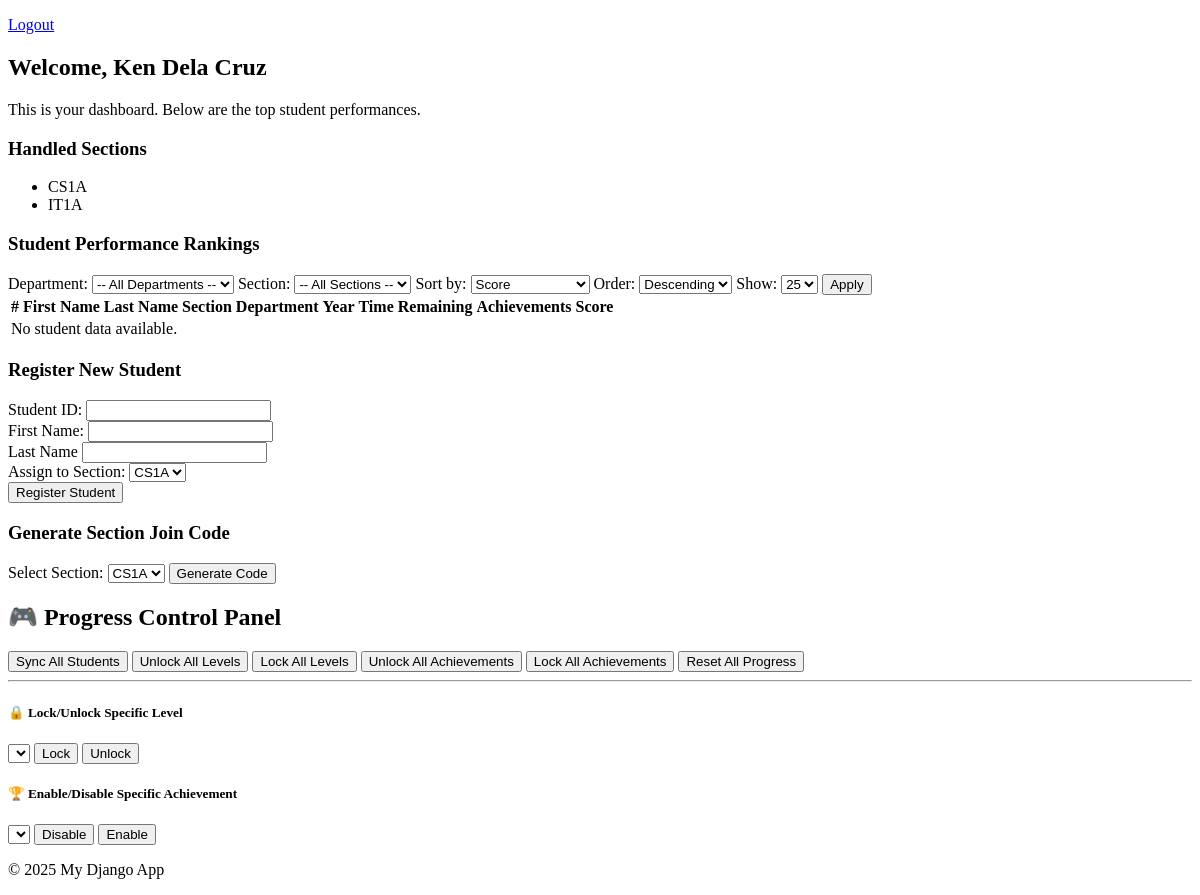
Before: /teacher/dashboard/ (signed in) with the older database file.
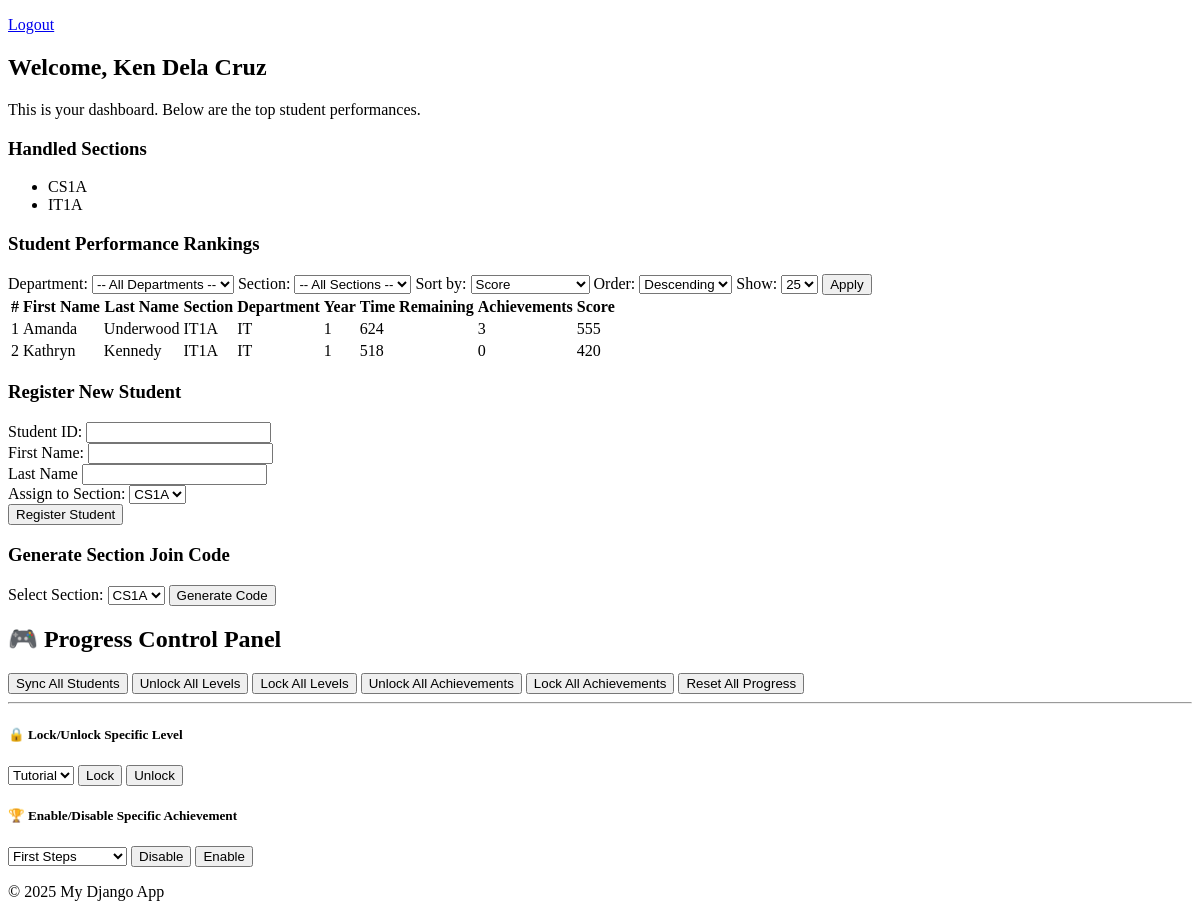
After: the same page with the newer database file.
### StudentManagementSystem/models/teachers.py (models this page shows, shortened)
class Teacher(models.Model):
    teacher_id = models.CharField(max_length=50, unique=True)
    first_name = models.CharField(max_length=150)
    last_name = models.CharField(max_length=150)
    date_of_birth = models.DateField(null=True, blank=True)
    password = models.CharField(max_length=128)  # store hashed passwords ideally
    role = models.CharField(
        max_length=20,
        choices=Role.choices,
        default=Role.TEACHER  # Default to 'Teacher' role
    )

class HandledSection(models.Model):
    teacher = models.ForeignKey(Teacher, on_delete=models.CASCADE, related_name='handled_sections')
    department = models.ForeignKey(Department, on_delete=models.CASCADE)
    year_level = models.ForeignKey(YearLevel, on_delete=models.CASCADE)
    section = models.ForeignKey(Section, on_delete=models.CASCADE)
    class Meta:
        unique_together = ('teacher', 'department', 'year_level', 'section')
    def __str__(self):
        return f"{self.teacher.teacher_id}: {self.department.name}{self.year_level.year}{self.section.letter}"

### StudentManagementSystem/models/department.py (models this page shows, shortened)
class Department(models.Model):
    name = models.CharField(max_length=50, unique=True)  # e.g. "CS", "IT"

### StudentManagementSystem/models/year_level.py (models this page shows, shortened)
class YearLevel(models.Model):
    year = models.PositiveSmallIntegerField(unique=True)  # e.g. 1, 2, 3, 4

### StudentManagementSystem/models/section.py (models this page shows, shortened)
class Section(models.Model):
    department = models.ForeignKey(Department, on_delete=models.CASCADE)  # Link to Department model
    year_level = models.ForeignKey(YearLevel, on_delete=models.CASCADE)  # Link to YearLevel model
    letter = models.CharField(max_length=1)  # e.g., "A", "B", "C"
    class Meta:
        unique_together = ('department', 'year_level', 'letter')  # Ensure unique combination of department, year, and section letter

### StudentManagementSystem/models/student.py (models this page shows, shortened)
class Student(models.Model):
    student_id = models.CharField(max_length=50, unique=True)  # unique username or ID
    first_name = models.CharField(max_length=150)
    last_name = models.CharField(max_length=150)
    date_of_birth = models.DateField(null=True, blank=True)
    password = models.CharField(max_length=128)  # should be hashed
    year_level = models.ForeignKey(YearLevel, on_delete=models.CASCADE, null=True, blank=True)
    section = models.ForeignKey(Section, on_delete=models.CASCADE, null=True, blank=True)
    role = models.CharField(
        max_length=20,
        choices=Role.choices,
        default=Role.STUDENT  # Default to 'Student' role
    )
    @property
    def full_section(self):
        if self.section:
            return f"{self.section.department.name}{self.section.year_level.year}{self.section.letter}"
        return "N/A"

### GameProgress/models/level_definition.py (models this page shows, shortened)
class LevelDefinition(models.Model):
    name = models.CharField(max_length=100, unique=True)
    unlocked = models.BooleanField(default=False)

### GameProgress/models/achievement_definition.py (models this page shows, shortened)
class AchievementDefinition(models.Model):
    code = models.CharField(max_length=100, unique=True)
    title = models.CharField(max_length=200)
    description = models.TextField()
    is_active = models.BooleanField(default=True)  # ✅ This is the only control you need

### StudentManagementSystem/views/teacher/dashboard_teacher.py (the view)
def teacher_dashboard(request):
    teacher_id = request.session.get('user_id')
    if not teacher_id:
        return redirect('unified_login')
    teacher = Teacher.objects.get(id=teacher_id)
    context = get_teacher_dashboard_context(teacher)
    ranking_context = get_rankings_context(request, teacher=teacher)
    context.update(ranking_context)
    return render(request, 'teacher/dashboard.html', context)

### StudentManagementSystem/templates/teacher/dashboard.html (shortened to what this page needs)
{% extends 'base.html' %}
{% block content %}
    <p><a href="{% url 'unified_logout' %}">Logout</a></p>
    {% include 'teacher/teacher_info.html' %}
    {% include 'teacher/handled_sections.html' %}
    {% include 'admin/student_ranking.html' %}
    {% include 'teacher/register_student.html' %}
    {% include 'teacher/generate_section_code.html' %}
    {% include 'teacher/progress_control.html' %}
{% endblock %}

### templates/base.html (shortened to what this page needs)
{% load static %}
<!DOCTYPE html>
<html lang="en">
<head>
</head>
<body>
    <main>
        {% block content %}{% endblock %}
    </main>
    <footer>
        <p>&copy; 2025 My Django App</p>
    </footer>
</body>
</html>

### StudentManagementSystem/templates/teacher/teacher_info.html
{% block teacher_info %}
    <h2>Welcome, {{ teacher.first_name }} {{ teacher.last_name }}</h2>
    <p>This is your dashboard. Below are the top student performances.</p>
{% endblock %}

### StudentManagementSystem/templates/teacher/handled_sections.html
{% block handled_sections %}
    <h3>Handled Sections</h3>
    <ul>
        {% for hs in handled_sections %}
            <li>{{ hs.department.name }}{{ hs.year_level.year }}{{ hs.section.letter }}</li>
        {% empty %}
            <li>No sections assigned.</li>
        {% endfor %}
    </ul>
{% endblock %}

### StudentManagementSystem/templates/admin/student_ranking.html (shortened to what this page needs)
<h3>Student Performance Rankings</h3>
<form method="get" class="filter-form">
    <label for="department">Department:</label>
    <select name="department" id="department">
        <option value="">-- All Departments --</option>
    </select>
    <label for="filter_by">Section:</label>
    <select name="filter_by" id="filter_by">
        <option value="">-- All Sections --</option>
    </select>
    <label for="sort_by">Sort by:</label>
    <select name="sort_by" id="sort_by">
        <option value="score" {% if sort_by == "score" %}selected{% endif %}>Score</option>
    </select>
    <label for="sort_order">Order:</label>
    <select name="sort_order" id="sort_order">
        <option value="desc" {% if sort_order == "desc" %}selected{% endif %}>Descending</option>
    </select>
    <label for="per_page">Show:</label>
    <select name="per_page" onchange="this.form.submit()">
        <option value="25" {% if per_page == 25 %}selected{% endif %}>25</option>
    </select>
    <button type="submit">Apply</button>
</form>
<table>
    <thead>
    <tr>
        <th>#</th>
        <th>First Name</th>
        <th>Last Name</th>
        <th>Section</th>
        <th>Department</th>
        <th>Year</th>
        <th>Time Remaining</th>
        <th>Achievements</th>
        <th>Score</th>
    </tr>
    </thead>
    <tbody>
    {% for student in rankings %}
        <tr>
            <td>{{ forloop.counter }}</td>
            <td>{{ student.first_name }}</td>
            <td>{{ student.last_name }}</td>
            <td>{{ student.section }}</td>
            <td>{{ student.department }}</td>
            <td>{{ student.year_level }}</td>
            <td>{{ student.total_time_remaining }}</td>
            <td>{{ student.achievements_unlocked }}</td>
            <td>{{ student.score }}</td>
        </tr>
    {% empty %}
        <tr>
            <td colspan="8">No student data available.</td>
        </tr>
    {% endfor %}
    </tbody>
</table>

### StudentManagementSystem/templates/teacher/register_student.html (shortened to what this page needs)
{% block register_student %}
    <h3>Register New Student</h3>
    <form method="post" action="{% url 'register_student_teacher' %}">
        <div>
            <label for="student_id">Student ID:</label>
            <input type="text" name="student_id" id="student_id" required>
        </div>
        <div>
            <label for="student_id">First Name:</label>
            <input type="text" name="student_id" id="student_id" required>
        </div>
        <div>
            <label for="student_id">Last Name</label>
            <input type="text" name="student_id" id="student_id" required>
        </div>
        <div>
            <label for="section_id">Assign to Section:</label>
            <select name="section_id" id="section_id" required>
                {% for hs in handled_sections %}
                    <option value="{{ hs.section.id }}">
                        {{ hs.department.name }}{{ hs.year_level.year }}{{ hs.section.letter }}
                    </option>
                {% empty %}
                    <option disabled>No sections available</option>
                {% endfor %}
            </select>
        </div>
        <button type="submit">Register Student</button>
    </form>
{% endblock %}

### StudentManagementSystem/templates/teacher/generate_section_code.html (shortened to what this page needs)
{% block generate_section_code %}
    <h3>Generate Section Join Code</h3>
    <form method="post" action="{% url 'generate_section_code' %}">
        <label for="generate_section_id">Select Section:</label>
        <select name="section_id" id="generate_section_id" required>
            {% for hs in handled_sections %}
                <option value="{{ hs.section.id }}_{{ hs.department.id }}_{{ hs.year_level.id }}">
                    {{ hs.department.name }}{{ hs.year_level.year }}{{ hs.section.letter }}
                </option>
            {% endfor %}
        </select>
        <button type="submit">Generate Code</button>
    </form>
{% endblock %}

### StudentManagementSystem/templates/teacher/progress_control.html (shortened to what this page needs)
{% block progress_control %}
    <div class="container mt-4">
        <h2>🎮 Progress Control Panel</h2>
        <form method="post" class="mb-3" action="{% url 'progress_control_teacher' %}">
            <button name="action" value="sync" class="btn btn-secondary">Sync All Students</button>
            <button name="action" value="unlock_levels" class="btn btn-success">Unlock All Levels</button>
            <button name="action" value="lock_levels" class="btn btn-danger">Lock All Levels</button>
            <button name="action" value="enable_achievements" class="btn btn-success">Unlock All Achievements</button>
            <button name="action" value="disable_achievements" class="btn btn-danger">Lock All Achievements</button>
            <button name="action" value="reset_progress" class="btn btn-warning">Reset All Progress</button>
        </form>
        <hr>
        <h5>🔒 Lock/Unlock Specific Level</h5>
        <form method="post" class="form-inline mb-3" action="{% url 'progress_control_teacher' %}">
            <div class="form-group">
                <select name="level_name" class="form-control mr-2" required>
                    {% for level in level_options %}
                        <option value="{{ level.value }}">{{ level.label }}</option>
                    {% endfor %}
                </select>
                <button name="action" value="lock_single_level" class="btn btn-danger mr-1">Lock</button>
                <button name="action" value="unlock_single_level" class="btn btn-success">Unlock</button>
            </div>
        </form>
        <h5>🏆 Enable/Disable Specific Achievement</h5>
        <form method="post" class="form-inline" action="{% url 'progress_control_teacher' %}">
            <div class="form-group">
                <select name="achievement_code" class="form-control mr-2" required>
                    {% for ach in achievement_options %}
                        <option value="{{ ach.value }}">
                            {{ ach.label }}{% if not ach.is_active %} (Disabled){% endif %}
                        </option>
                    {% endfor %}
                </select>
                <button name="action" value="disable_single_achievement" class="btn btn-danger mr-1">Disable</button>
                <button name="action" value="enable_single_achievement" class="btn btn-success">Enable</button>
            </div>
        </form>
    </div>
{% endblock %}

Changed rows visible on the page:
added Student: first_name "Amanda", last_name "Underwood"
now on this page (row unchanged): Department: department "IT" "IT"
added Student: first_name "Kathryn", last_name "Kennedy"
added LevelDefinition: level_name "Tutorial"
added AchievementDefinition: achievement_code "First Steps"
Other visible differences:
new list line: "1 IT1A 1 624 3 555"
new list line: "2 IT1A 1 518 0 420"
text no longer shown: "No student data available."
